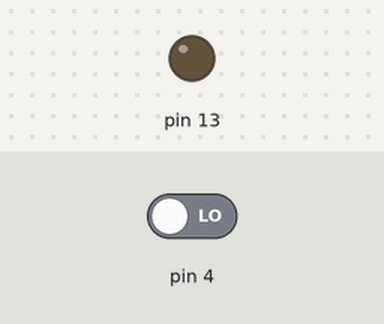
A sketch run on a simulated Arduino Uno, built with avr-gcc and run on an emulated ATmega328P. Shown: output pins drawn as LEDs (lit = HIGH). Inputs (shaded band) come from the test bench; at power-on: pin 4 LOW. What the sketch prints to the serial monitor is not drawn.

Above: at 1.2 s.
1.3 s: pin 4 driven HIGH
At 2.5 s:
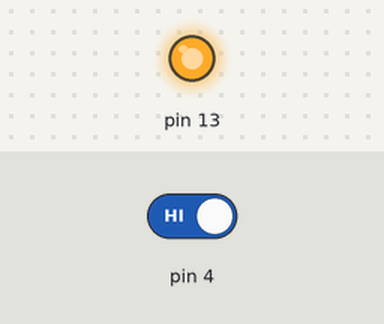
2.8 s: pin 4 driven LOW
At 3.8 s:
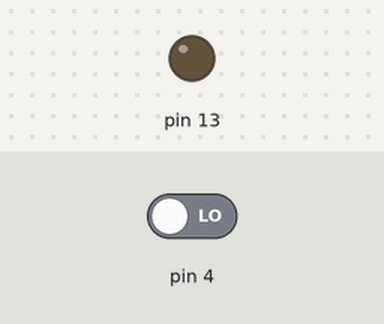
Timing chart, 0 to 5.8 s (numbered marks = the images above; inputs shaded):
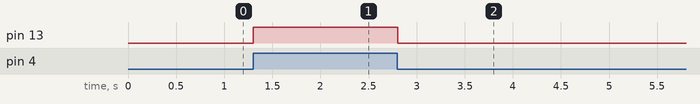

The sketch:

sketch_feb21a.ino
```cpp
void setup() {
  // put your setup code here, to run once:
pinMode(13,OUTPUT);
pinMode(4,INPUT);
Serial.begin(9600);
}
int i;
void loop() {
  // put your main code here, to run repeatedly:
i = digitalRead(4);
digitalWrite(13,i);
Serial.println(i);

}
```

Measured:
- after the input at 1.3 s, pin 13: LOW → HIGH at once
- after the input at 2.8 s, pin 13: HIGH → LOW at once
